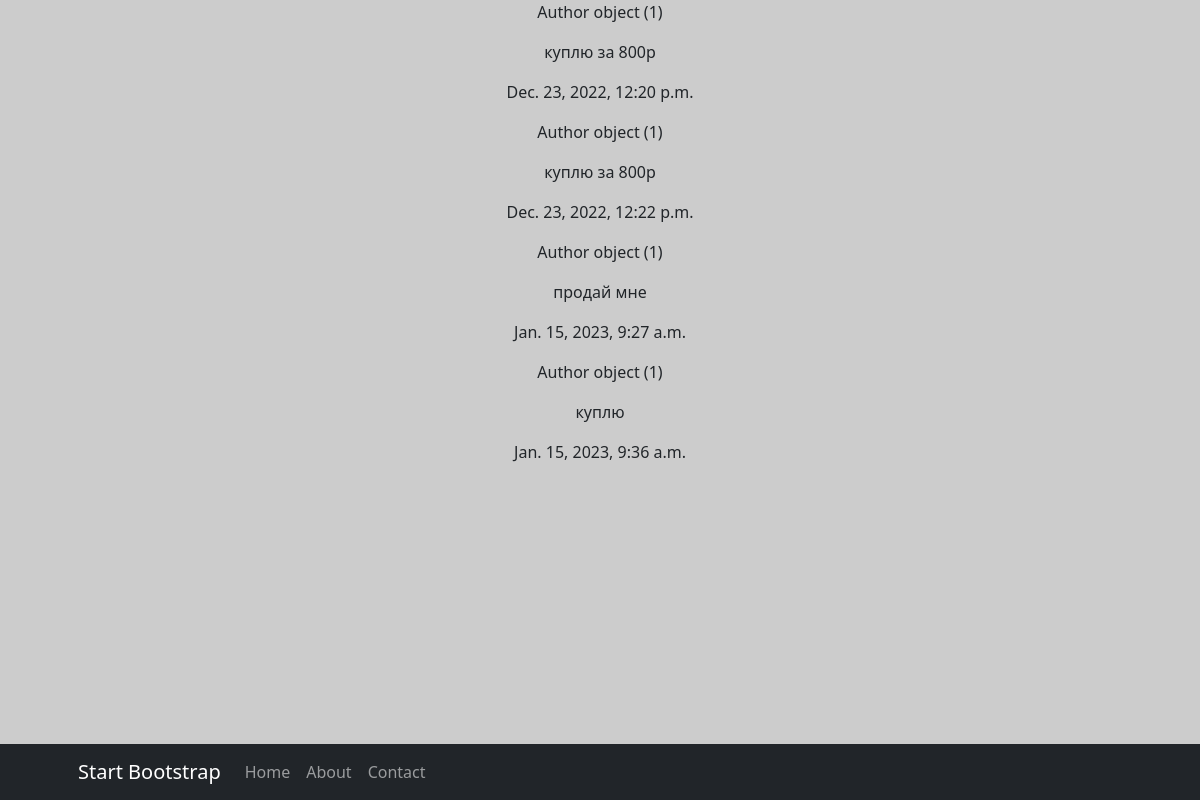
The app's page /board/respond/ (signed in) with its own data.
### board/models.py (models this page shows, shortened)
class Respond(models.Model):
    respondAdvert = models.ForeignKey(Advert, on_delete=models.CASCADE)
    respondAuthor = models.ForeignKey(Author, on_delete=models.CASCADE)
    text = models.TextField(max_length=128)
    dateCreation = models.DateTimeField(auto_now_add=True)
    rating = models.SmallIntegerField(default=0)

class Author(models.Model):
    authorUser = models.OneToOneField(User, on_delete=models.CASCADE)
    ratingAuthor = models.SmallIntegerField(default=0)

### board/views.py (the view)
# urls.py: path('respond/', RespondList.as_view(), name='respond'),
class RespondList(LoginRequiredMixin, ListView):
    raise_exception = True
    model = Respond
    template_name = 'respond.html'
    context_object_name = 'respond'

### templates/respond.html (shortened to what this page needs)
{% extends 'flatpages/default.html' %}
{% load custom_filters %}
{% load custom_tags %}
{% block content %}
{% if respond %}
<table>
<div>
<div>
  <div>
            {% for r in respond %}
              <p>{{ r.respondAuthor }}</p>
              <p>{{ r.text }}</p>
              <p>{{ r.dateCreation }}</p>
            {% endfor %}
  </div>
</div>
</div>
</table>
   {% else %}
       <h2>Коментариев нет!</h2>
   {% endif %}
{% endblock content %}

### templates/flatpages/default.html (shortened to what this page needs)
<!DOCTYPE html>
{% load static %}
<html lang="en">
    <head>
        <link href="{% static 'css/styles.css' %}" rel="stylesheet" />
    </head>
    <body>
        <nav class="navbar navbar-expand-lg navbar-dark bg-dark fixed-bottom">
            <div class="container px-4 px-lg-5">
                <a class="navbar-brand" href="#!">Start Bootstrap</a>
                <div class="collapse navbar-collapse" id="navbarResponsive">
                    <ul class="navbar-nav ml-auto">
                        <li class="nav-item active"><a class="nav-link" href="#!">Home</a></li>
                        <li class="nav-item"><a class="nav-link" href="/about/">About</a></li>
                        <li class="nav-item"><a class="nav-link" href="/contact/">Contact</a></li>
                    </ul>
                </div>
            </div>
        </nav>
        <section>
            <div class="container">
                 <div class="row">
                     <div class="col-lg-12 text-center">
           {% block content %}{% endblock content %}
                     </div>
                 </div>
            </div>
        </section>
    </body>
</html>

### records on screen
Respond: respondAuthor "Author object (1)", text "куплю за 800р", dateCreation "Dec. 23, 2022, 12:20 p.m."
Respond: respondAuthor "Author object (1)", text "куплю за 800р", dateCreation "Dec. 23, 2022, 12:22 p.m."
Respond: respondAuthor "Author object (1)", text "продай мне", dateCreation "Jan. 15, 2023, 9:27 a.m."
Respond: respondAuthor "Author object (1)", text "куплю", dateCreation "Jan. 15, 2023, 9:36 a.m."
